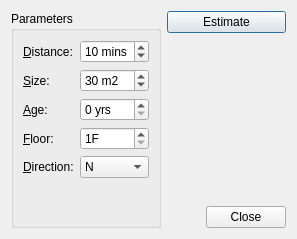
<?xml version="1.0" encoding="UTF-8"?>
<ui version="4.0">
 <class>Dialog</class>
 <widget class="QDialog" name="Dialog">
  <property name="geometry">
   <rect>
    <x>0</x>
    <y>0</y>
    <width>297</width>
    <height>239</height>
   </rect>
  </property>
  <property name="windowTitle">
   <string>rent</string>
  </property>
  <layout class="QHBoxLayout" name="horizontalLayout">
   <item>
    <widget class="QGroupBox" name="groupBox">
     <property name="title">
      <string>Parameters</string>
     </property>
     <layout class="QFormLayout" name="formLayout">
      <property name="fieldGrowthPolicy">
       <enum>QFormLayout::AllNonFixedFieldsGrow</enum>
      </property>
      <item row="0" column="0">
       <widget class="QLabel" name="label">
        <property name="text">
         <string>&amp;Distance:</string>
        </property>
        <property name="buddy">
         <cstring>distance</cstring>
        </property>
       </widget>
      </item>
      <item row="0" column="1">
       <widget class="QSpinBox" name="distance">
        <property name="suffix">
         <string> mins</string>
        </property>
        <property name="minimum">
         <number>0</number>
        </property>
        <property name="maximum">
         <number>20</number>
        </property>
        <property name="value">
         <number>10</number>
        </property>
       </widget>
      </item>
      <item row="1" column="0">
       <widget class="QLabel" name="label_2">
        <property name="text">
         <string>&amp;Size:</string>
        </property>
        <property name="buddy">
         <cstring>size</cstring>
        </property>
       </widget>
      </item>
      <item row="1" column="1">
       <widget class="QSpinBox" name="size">
        <property name="suffix">
         <string> m2</string>
        </property>
        <property name="value">
         <number>30</number>
        </property>
       </widget>
      </item>
      <item row="2" column="0">
       <widget class="QLabel" name="label_3">
        <property name="text">
         <string>&amp;Age:</string>
        </property>
        <property name="buddy">
         <cstring>age</cstring>
        </property>
       </widget>
      </item>
      <item row="2" column="1">
       <widget class="QSpinBox" name="age">
        <property name="suffix">
         <string> yrs</string>
        </property>
        <property name="maximum">
         <number>50</number>
        </property>
       </widget>
      </item>
      <item row="3" column="0">
       <widget class="QLabel" name="label_4">
        <property name="text">
         <string>&amp;Floor:</string>
        </property>
        <property name="buddy">
         <cstring>floor</cstring>
        </property>
       </widget>
      </item>
      <item row="3" column="1">
       <widget class="QSpinBox" name="floor">
        <property name="suffix">
         <string>F</string>
        </property>
        <property name="minimum">
         <number>1</number>
        </property>
        <property name="maximum">
         <number>30</number>
        </property>
       </widget>
      </item>
      <item row="4" column="0">
       <widget class="QLabel" name="label_5">
        <property name="text">
         <string>&amp;Direction:</string>
        </property>
        <property name="buddy">
         <cstring>direction</cstring>
        </property>
       </widget>
      </item>
      <item row="4" column="1">
       <widget class="QComboBox" name="direction">
        <item>
         <property name="text">
          <string>N</string>
         </property>
        </item>
        <item>
         <property name="text">
          <string>NE</string>
         </property>
        </item>
        <item>
         <property name="text">
          <string>E</string>
         </property>
        </item>
        <item>
         <property name="text">
          <string>SE</string>
         </property>
        </item>
        <item>
         <property name="text">
          <string>S</string>
         </property>
        </item>
        <item>
         <property name="text">
          <string>SW</string>
         </property>
        </item>
        <item>
         <property name="text">
          <string>W</string>
         </property>
        </item>
        <item>
         <property name="text">
          <string>NW</string>
         </property>
        </item>
       </widget>
      </item>
     </layout>
    </widget>
   </item>
   <item>
    <layout class="QVBoxLayout" name="verticalLayout">
     <item>
      <widget class="QPushButton" name="estimate">
       <property name="text">
        <string>Estimate</string>
       </property>
      </widget>
     </item>
     <item>
      <spacer name="verticalSpacer">
       <property name="orientation">
        <enum>Qt::Vertical</enum>
       </property>
       <property name="sizeHint" stdset="0">
        <size>
         <width>20</width>
         <height>40</height>
        </size>
       </property>
      </spacer>
     </item>
     <item>
      <widget class="QDialogButtonBox" name="buttonBox">
       <property name="standardButtons">
        <set>QDialogButtonBox::Close</set>
       </property>
      </widget>
     </item>
    </layout>
   </item>
  </layout>
 </widget>
 <resources/>
 <connections/>
</ui>
